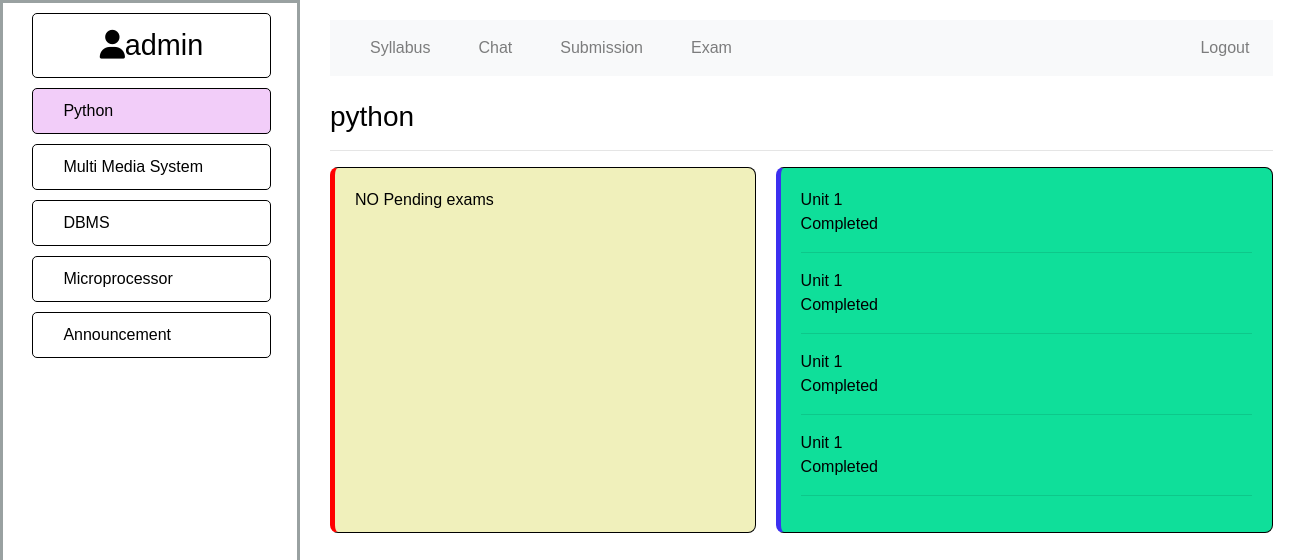
The app's page /python/exam/ (signed in) with its own data.
### classroom/models.py (models this page shows, shortened)
class Subject(models.Model):
    name = models.CharField(max_length=25)
    def __str__(self):
        return self.name

### exam/models.py (models this page shows, shortened)
class Exam(models.Model):
    name = models.CharField(max_length=120)
    subject = models.ForeignKey(Subject, on_delete=models.CASCADE)
    number_of_questions = models.IntegerField(default=10)
    required_score_pass =models.IntegerField(default=40,)
    time = models.IntegerField(help_text="duration of test in minutes")

### exam/views.py (the view)
# urls.py: path('', views.index, name='index'),
@login_required
def index(request, subject):
    sub = Subject.objects.get(name=subject)
    user = request.user
    exams_taken = Result.objects.filter(user=user).values_list('exam_id', flat=True)
    new_exams = Exam.objects.filter(subject=sub.pk).exclude(id__in=exams_taken)
    completed_exam_list = []
    for exam_id in exams_taken:
        exam = Exam.objects.get(pk=exam_id)
        if str(exam.subject) == subject:
            completed_exam_list.append(exam.name)
        else:
            pass
    context = {
        'subject': subject,
        'user':user,
        'exams_taken':exams_taken,
        'new_exam': new_exams,
        'completed_exam_list':completed_exam_list,
    }
    return render(request,'exam/exam_index.html', context)

### exam/templates/exam/exam_index.html (shortened to what this page needs)
{% extends 'classroom/base.html' %}
{% block main %}
<h3>{{subject}}</h3>
<hr>
<div class="exam-index">
    <div class="new-exams">
        {% if not new_exam %}
            NO Pending exams
        {% endif %}
    </div>
<div class="exam_taken">
{% for e in completed_exam_list %}
{{e}}
<p>Completed</p>
<hr>
{% endfor %}
{% endblock main %}

### classroom/templates/classroom/base.html (shortened to what this page needs)
{% load static %}
<!doctype html>
<html lang="en">
  <head>
    <link rel="stylesheet" href="https://stackpath.bootstrapcdn.com/bootstrap/4.3.1/css/bootstrap.min.css">
    <link rel="stylesheet" href="{% static 'classroom/main.css' %}">
  </head>
  <body>
    <nav id="navbar">
    {% if user.is_authenticated %}
      <header>
          <a href="{% url 'profile'%}" class="active"><i class="fas fa-user"></i>{{user.username}}</a>
      </header>
    {% endif %}
        <ul>
          <li {% if subject == 'python' %}class="current-page" {% endif %}>
            <a class="nav-links " href="{% url 'index' 'python' %}">
                Python
            </a>
          </li>
          <li {% if subject == 'multimediasystem' %}class="current-page" {% endif %}>
            <a class="nav-links" href="{% url 'index' 'multimediasystem' %}">
              Multi Media System
            </a>
          </li>
          <li {% if subject == 'dbms' %}class="current-page" {% endif %}>
            <a class="nav-links" href="{% url 'index' 'dbms' %}">
              DBMS
            </a>
          </li>
          <li {% if subject == 'microprocessor' %}class="current-page" {% endif %}>
              <a class="nav-links" href="{% url 'index' 'microprocessor' %}">
                Microprocessor
              </a>
          </li>
          <li {% if subject == 'announcement' %}class="current-page" {% endif %} id="last-li">
              <a class="nav-links" href="{% url 'index' 'announcement' %}">
                Announcement
              </a>
          </li>
        </ul>
      </nav>
<main id="main-doc">
<nav class="navbar navbar-expand-lg navbar-light bg-light">
  <div class="collapse navbar-collapse" id="navbarNav">
    <ul class="navbar-nav">
      <li class="nav-item px-3">
        <a class="nav-link" href="#">Syllabus</i></a>
      </li>
      <li class="nav-item px-3">
        <a class="nav-link" href="#">Chat</i></a>
      </li>
      <li class="nav-item px-3">
        <a class="nav-link" href="#">Submission</i></a>
      </li>
      <li class="nav-item px-3">
        <a class="nav-link" href="{% url 'exam-index' subject %}">Exam</i></a>
      </li>
    </ul>
    <ul class="navbar-nav ml-auto">
    {% if user.is_authenticated %}
    <li class="nav-item">
        <a class="nav-link" href="{% url 'logout' %}">Logout</a>
    </li>
    {% endif %}
    </ul>
  </div>
</nav>
<br>
{% block main %}{% endblock main %}
</main>
  </body>
</html>

### classroom/static/classroom/main.css (style rules this page uses)
html, body { min-width: 290px; color: black; background-color: #ffffff; font-family: 'Consolas', Arial, sans-serif; line-height: 1.5; }
html { scroll-behavior: smooth; }
#navbar { position: fixed; min-width: 290px; top: 0px; left: 0px; width: 300px; height:100% ; border: solid; border-color: rgba(0, 22, 22, 0.4); }
#navbar > header { border: 1px solid black; border-radius: 5px; width: 81%; margin-left: 10%; }
header { color: black; margin: 10px; text-align: center; font-size: 1.8em; font-weight: thin; font-family: 'Ubuntu', sans-serif; }
#navbar ul { height: 88%; padding: 0; overflow-y: auto; overflow-x: hidden; padding-left: 10%; }
#navbar li { color: red; border: 1px solid black; border-radius: 5px; list-style: none; padding-left: 0px; position: relative; width: 90%; margin-bottom: 10px; }
.current-page { background-color: rgba(237, 185, 247, 0.705); border-left: 3px solid red; }
#navbar a { display: block; padding: 10px 30px; color: black; text-decoration: none; cursor: pointer; }
#main-doc { position: absolute; margin-left: 310px; padding: 20px; margin-bottom: 110px; }
.exam-index { display: flex; justify-content: space-between; width: 100%; }
.new-exams { width: 100vh; border: 1px solid black; border-radius: .5rem; border-left: 5px solid red; padding: 20px; margin-right: 20px; background: rgb(240, 240, 187); }
.exam_taken { width: 100%; border: 1px solid black; border-radius: .5rem; border-left: 5px solid rgb(60, 47, 240); padding: 20px; background: rgb(15, 223, 154); }

### records on screen
Subject: name "python"
Exam: completed_exam_list "Unit 1" "Unit 1" "Unit 1" "Unit 1"

### other values on screen
{{ user.username }} "admin"
